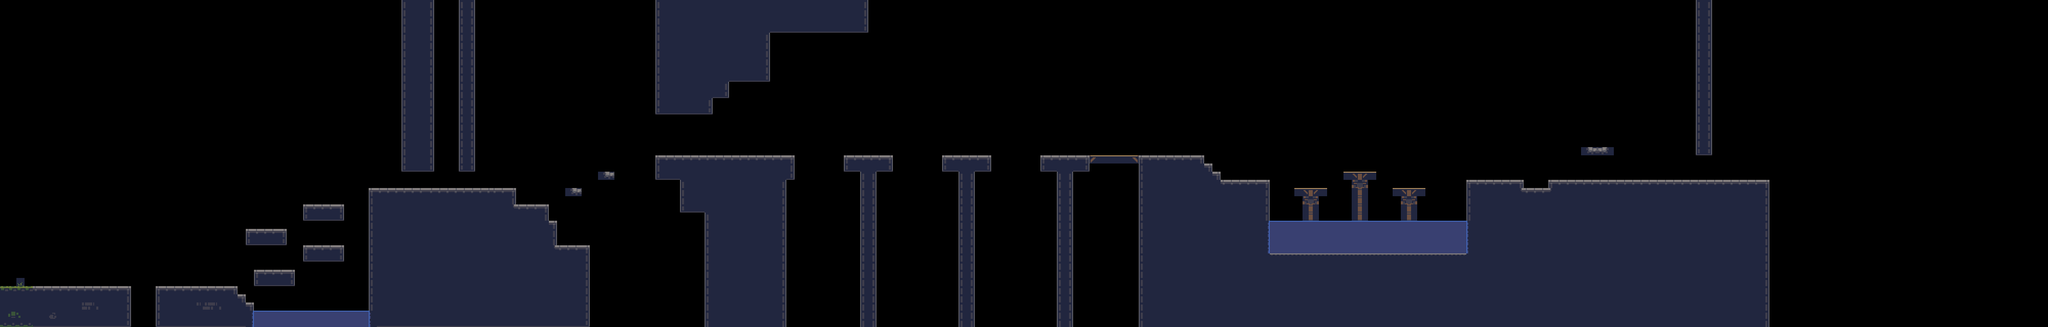

Below is a game level as drawn by its tile map, then a one-line description and the .tmx that defines it (tile-layer data replaced by summaries):
An orthogonal 250x40 tile map with 16x16 px tiles, 1 tile layer (Tile Layer 1) and 43 objects (43x 0).

<map version="1.0" orientation="orthogonal" renderorder="right-down" width="250" height="40" tilewidth="16" tileheight="16" nextobjectid="58">
 <tileset firstgid="1" name="caves_tileset" tilewidth="16" tileheight="16" tilecount="192" columns="16">
  <image source="caves_tileset.png" width="256" height="192" />
 </tileset>
 <layer name="Tile Layer 1" width="250" height="40">
  <data>[10000 cells, 2740 non-empty, 39 distinct tile ids]</data>
 </layer>
 <objectgroup name="Object Layer 1">
  <object id="1" name="0" x="0" y="560" width="256" height="80" />
  <object id="2" name="0" x="304" y="560" width="160" height="80" />
  <object id="3" name="0" x="496" y="528" width="80" height="32" />
  <object id="7" name="0" x="784" y="0" width="64" height="336" />
  <object id="9" name="0" x="720" y="368" width="288" height="32" />
  <object id="10" name="0" x="720" y="400" width="352" height="32" />
  <object id="11" name="0" x="720" y="432" width="368" height="48" />
  <object id="12" name="0" x="720" y="480" width="432" height="160" />
  <object id="13" name="0" x="1104" y="368" width="32" height="16" />
  <object id="15" name="0" x="1280" y="304" width="272" height="48" />
  <object id="16" name="0" x="1328" y="352" width="208" height="64" />
  <object id="17" name="0" x="1376" y="416" width="160" height="224" />
  <object id="18" name="0" x="1280" y="192" width="112" height="32" />
  <object id="19" name="0" x="1280" y="160" width="144" height="31.8333" />
  <object id="20" name="0" x="1280" y="64" width="224" height="96" />
  <object id="23" name="0" x="1648" y="304" width="96" height="32" />
  <object id="24" name="0" x="464" y="576" width="16" height="64" />
  <object id="25" name="0" x="480" y="592" width="16" height="48" />
  <object id="26" name="0" x="592" y="480" width="80" height="32" />
  <object id="27" name="0" x="480" y="448" width="80" height="32" />
  <object id="28" name="0" x="592" y="400" width="80" height="32" />
  <object id="29" name="0" x="896" y="0" width="32" height="336" />
  <object id="30" name="0" x="1168" y="336" width="32" height="16" />
  <object id="31" name="0" x="1280" y="0" width="416" height="64" />
  <object id="32" name="0" x="1680" y="336" width="32" height="304" />
  <object id="33" name="0" x="1872" y="336" width="32" height="304" />
  <object id="34" name="0" x="1840" y="304" width="96" height="32" />
  <object id="35" name="0" x="2064" y="336" width="32" height="304" />
  <object id="36" name="0" x="2032" y="304" width="96" height="32" />
  <object id="38" name="0" x="2128" y="304" width="96" height="16" />
  <object id="40" name="0" x="2224" y="336" width="160" height="16" />
  <object id="41" name="0" x="2224" y="320" width="144" height="16" />
  <object id="42" name="0" x="2224" y="352" width="255.667" height="288" />
  <object id="43" name="0" x="2480" y="496" width="384" height="144" />
  <object id="44" name="0" x="2864" y="352" width="112" height="288" />
  <object id="45" name="0" x="2976" y="368" width="48" height="272" />
  <object id="46" name="0" x="3024" y="352" width="432" height="288" />
  <object id="48" name="0" x="3098" y="288" width="44" height="14" />
  <object id="49" name="0" x="3312" y="0" width="32" height="304" />
  <object id="51" name="0" x="2224" y="304" width="128" height="16" />
  <object id="52" name="0" x="2528" y="368" width="64" height="16" />
  <object id="55" name="0" x="2624" y="336" width="64" height="16" />
  <object id="56" name="0" x="2720" y="368" width="64" height="16" />
 </objectgroup>
</map>
